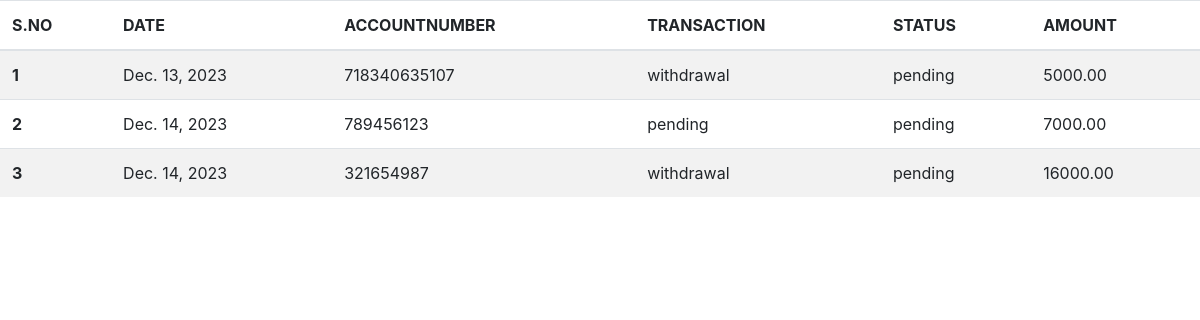
The app's page /display/ with its own data.
### bankingapp/models.py (models this page shows, shortened)
class Transaction(models.Model):
    date = models.DateField()
    bank_account = models.ForeignKey(BankAccount, on_delete=models.CASCADE)
    transaction_type = models.CharField(max_length=20, choices=[('deposit', 'Deposit'), ('withdrawal', 'Withdrawal')])
    status = models.CharField(max_length=20, choices=[('pending', 'Pending'), ('completed', 'Completed'), ('failed', 'Failed')], default='pending')
    reference_number = models.CharField(max_length=50, blank=True, null=True)
    amount = models.DecimalField(max_digits=10, decimal_places=2)
    currency = models.CharField(max_length=3, default='INR')

### bankingapp/views.py (the view)
# urls.py: path('display/',display,name='display'),
def display(request):
    x=Transaction.objects.all()
    return render(request,'display.html',{'x':x})

### bankingapp/templates/display.html (shortened to what this page needs)
<!DOCTYPE html>
<html lang="en">
<head>
    <link rel="stylesheet" href="https://cdn.jsdelivr.net/npm/bootstrap@4.6.2/dist/css/bootstrap.min.css">
</head>
<body>
    <table class="table table-striped">
        <thead>
          <tr>
            <th scope="col">S.NO</th>
            <th scope="col">DATE</th>
            <th scope="col">ACCOUNTNUMBER</th>
            <th scope="col">TRANSACTION</th>
            <th scope="col">STATUS</th>
            <th scope="col">AMOUNT</th>
          </tr>
        </thead>
        <tbody>
            {% for i in x %}
          <tr>
            <th scope="row">{{ forloop.counter }}</th>
            <td>{{i.date}}</td>
            <td>{{i.reference_number}}</td>
            <td>{{i.transaction_type}}</td>
            <td>{{i.status}}</td>
            <td>{{i.amount}}</td>
            {% endfor %}
          </tr>
        </tbody>
      </table>
</body>
</html>

### records on screen
Transaction: date "Dec. 13, 2023", reference_number "718340635107", transaction_type "withdrawal", status "pending", amount "5000.00"
Transaction: date "Dec. 14, 2023", reference_number "789456123", transaction_type "pending", status "pending", amount "7000.00"
Transaction: date "Dec. 14, 2023", reference_number "321654987", transaction_type "withdrawal", status "pending", amount "16000.00"
